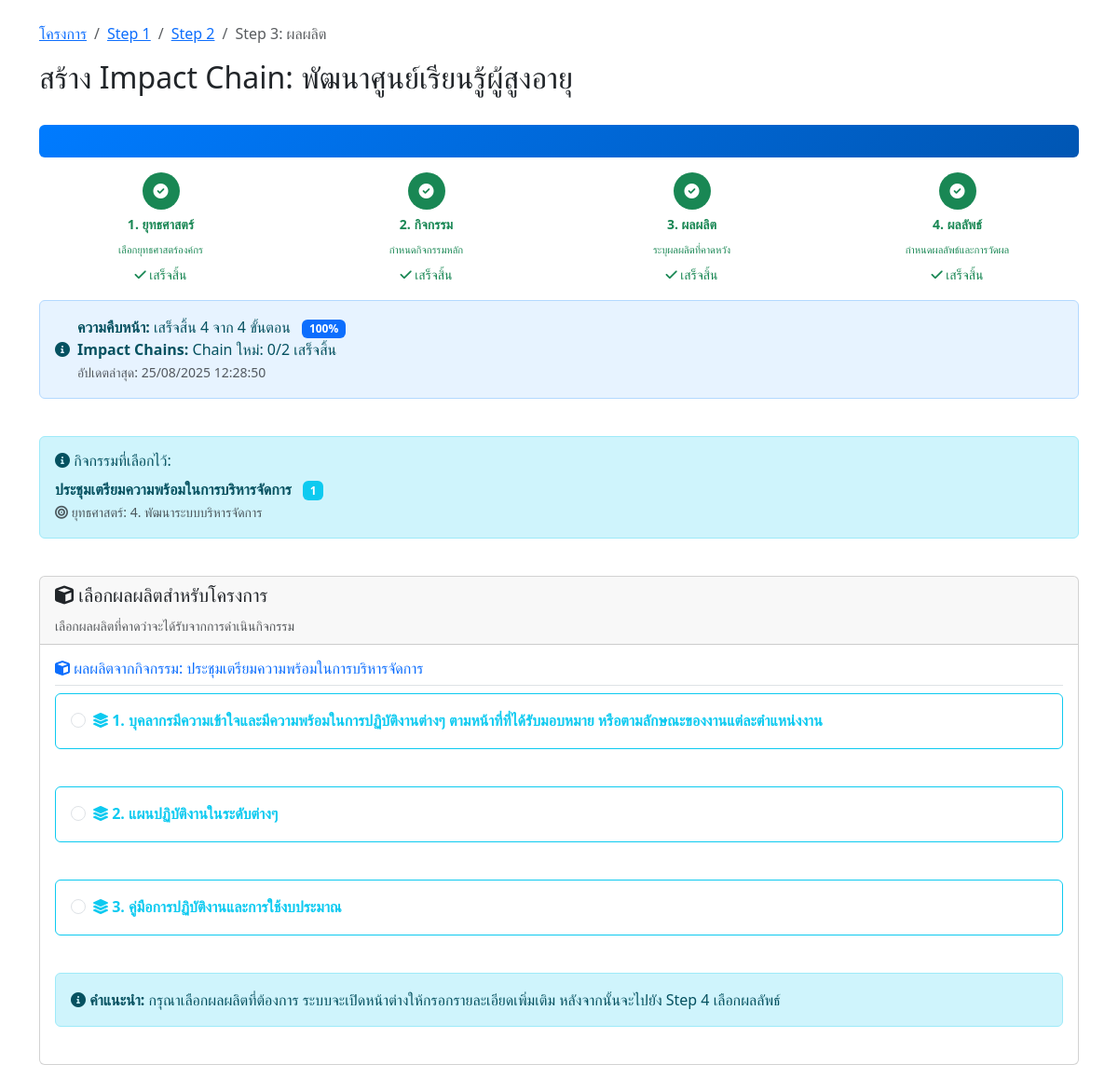
Screenshot of /impact-chain/step3-output.php?project_id=2&chain_id=40 (signed in) with the database file from the repository.
### tables this page shows
CREATE TABLE `projects` (
  `id` int(11) NOT NULL,
  `project_code` varchar(50) NOT NULL COMMENT 'รหัสโครงการ',
  `name` varchar(500) NOT NULL COMMENT 'ชื่อโครงการ',
  `description` text DEFAULT NULL COMMENT 'รายละเอียดโครงการ',
  `objective` text DEFAULT NULL COMMENT 'วัตถุประสงค์โครงการ',
  `start_date` date DEFAULT NULL COMMENT 'วันที่เริ่มโครงการ',
  `end_date` date DEFAULT NULL COMMENT 'วันที่สิ้นสุดโครงการ',
  `budget` decimal(15,2) DEFAULT NULL COMMENT 'งบประมาณ',
  `organization` varchar(300) DEFAULT NULL COMMENT 'หน่วยงาน/องค์กร',
  `project_manager` varchar(200) DEFAULT NULL COMMENT 'ผู้จัดการโครงการ',
  `status` enum('incompleted','completed') DEFAULT 'incompleted' COMMENT 'สถานะโครงการ',
  `created_by` varchar(100) DEFAULT NULL COMMENT 'ผู้สร้าง',
  `created_at` timestamp NOT NULL DEFAULT current_timestamp(),
  `updated_at` timestamp NOT NULL DEFAULT current_timestamp() ON UPDATE current_timestamp(),
  `impact_chain_status` longtext DEFAULT NULL CHECK (json_valid(`impact_chain_status`)),
  `total_impact_chains` int(11) DEFAULT 0 COMMENT 'จำนวน Impact Chain ทั้งหมด',
  `current_chain_id` int(11) DEFAULT NULL COMMENT 'Impact Chain ที่กำลังทำอยู่'
);

CREATE TABLE `impact_chains` (
  `id` int(11) NOT NULL,
  `project_id` int(11) NOT NULL,
  `chain_name` varchar(500) NOT NULL COMMENT 'ชื่อ Impact Chain (ใช้ชื่อกิจกรรม)',
  `activity_id` int(11) NOT NULL COMMENT 'กิจกรรมหลักของ Chain นี้',
  `sequence_order` int(11) DEFAULT 1 COMMENT 'ลำดับการสร้าง',
  `status` enum('active','inactive') DEFAULT 'active',
  `created_by` varchar(50) NOT NULL,
  `created_at` timestamp NOT NULL DEFAULT current_timestamp(),
  `updated_at` timestamp NOT NULL DEFAULT current_timestamp() ON UPDATE current_timestamp()
);

CREATE TABLE `activities` (
  `activity_id` int(11) NOT NULL,
  `strategy_id` int(11) NOT NULL,
  `activity_code` varchar(20) NOT NULL,
  `activity_name` varchar(500) NOT NULL,
  `activity_description` text DEFAULT NULL
);

CREATE TABLE `strategies` (
  `strategy_id` int(11) NOT NULL,
  `strategy_code` varchar(50) NOT NULL,
  `strategy_name` varchar(255) NOT NULL,
  `description` text DEFAULT NULL,
  `created_at` timestamp NOT NULL DEFAULT current_timestamp()
);

CREATE TABLE `outputs` (
  `output_id` int(11) NOT NULL,
  `activity_id` int(11) NOT NULL,
  `output_sequence` varchar(10) DEFAULT NULL,
  `output_description` text NOT NULL,
  `target_details` text DEFAULT NULL
);

### impact-chain/step3-output.php (the view, shortened to what this page needs)
<?php
require_once '../config.php';
require_once '../includes/progress_bar.php';
$project_id = isset($_GET['project_id']) ? (int)$_GET['project_id'] : 0;
$chain_id = isset($_GET['chain_id']) ? (int)$_GET['chain_id'] : 0;
$user_id = $_SESSION['user_id'];
$check_query = "SELECT * FROM projects WHERE id = ? AND created_by = ?";
$check_stmt = mysqli_prepare($conn, $check_query);
mysqli_stmt_bind_param($check_stmt, 'is', $project_id, $user_id);
mysqli_stmt_execute($check_stmt);
$project_result = mysqli_stmt_get_result($check_stmt);
$project = mysqli_fetch_assoc($project_result);
$selected_activity = null;
if ($chain_id > 0) {
    $activity_query = "SELECT ic.activity_id, a.activity_name, a.activity_code, a.activity_description, s.strategy_id, s.strategy_name
                       FROM impact_chains ic
                       JOIN activities a ON ic.activity_id = a.activity_id
                       JOIN strategies s ON a.strategy_id = s.strategy_id
                       WHERE ic.id = ?";
    $activity_stmt = mysqli_prepare($conn, $activity_query);
    mysqli_stmt_bind_param($activity_stmt, 'i', $chain_id);
}
mysqli_stmt_execute($activity_stmt);
$activity_result = mysqli_stmt_get_result($activity_stmt);
if (mysqli_num_rows($activity_result) > 0) {
    $selected_activity = mysqli_fetch_assoc($activity_result);
}
$activity_id = $selected_activity['activity_id'];
$outputs_query = "SELECT o.*, a.activity_name, s.strategy_name
                  FROM outputs o
                  JOIN activities a ON o.activity_id = a.activity_id
                  JOIN strategies s ON a.strategy_id = s.strategy_id
                  WHERE o.activity_id = ?
                  ORDER BY o.output_sequence ASC, o.output_id ASC";
$outputs_stmt = mysqli_prepare($conn, $outputs_query);
mysqli_stmt_bind_param($outputs_stmt, 's', $activity_id);
mysqli_stmt_execute($outputs_stmt);
$outputs_result = mysqli_stmt_get_result($outputs_stmt);
$outputs = mysqli_fetch_all($outputs_result, MYSQLI_ASSOC);
$selected_output_ids = [];
$grouped_outputs = [];
foreach ($outputs as $output) {
    $sequence = $output['output_sequence'];
    if (strpos($sequence, '.') === false) {
        $grouped_outputs[$sequence]['main'] = $output;
    } else {
        $main_sequence = explode('.', $sequence)[0];
        $grouped_outputs[$main_sequence]['sub'][] = $output;
    }
}
ksort($grouped_outputs);
?>
<!DOCTYPE html>
<html lang="th">
<head>
    <link href="https://cdn.jsdelivr.net/npm/bootstrap@5.3.0/dist/css/bootstrap.min.css" rel="stylesheet">
    <link href="https://cdnjs.cloudflare.com/ajax/libs/font-awesome/6.0.0/css/all.min.css" rel="stylesheet">
</head>
<body>
    <div class="container mt-4">
        <div class="row mb-4">
            <div class="col-12">
                <nav aria-label="breadcrumb">
                    <ol class="breadcrumb">
                        <li class="breadcrumb-item"><a href="../project-list.php">โครงการ</a></li>
                        <li class="breadcrumb-item"><a href="step1-strategy.php?project_id=<?php echo $project_id; ?>">Step 1</a></li>
                        <li class="breadcrumb-item"><a href="step2-activity.php?project_id=<?php echo $project_id; ?><?php echo ($chain_id > 0 ? '&new_chain=1' : ''); ?>">Step 2</a></li>
                        <li class="breadcrumb-item active">Step 3: ผลผลิต</li>
                    </ol>
                </nav>
                <h2>สร้าง Impact Chain: <?php echo htmlspecialchars($project['name']); ?></h2>
            </div>
        </div>
        <div class="row mb-4">
            <div class="col-12">
                <div class="alert alert-info">
                    <h6><i class="fas fa-info-circle"></i> กิจกรรมที่เลือกไว้:</h6>
                    <div class="mb-0">
                        <strong><?php echo htmlspecialchars($selected_activity['activity_name']); ?></strong>
                        <span class="badge bg-info ms-2"><?php echo htmlspecialchars($selected_activity['activity_code']); ?></span>
                        <br>
                        <small class="text-muted">
                            <i class="fas fa-bullseye"></i> ยุทธศาสตร์: <?php echo $selected_activity['strategy_id']; ?>. <?php echo htmlspecialchars($selected_activity['strategy_name']); ?>
                        </small>
                    </div>
                </div>
            </div>
        </div>
        <div class="row">
            <div class="col-12">
                <div class="card">
                    <div class="card-header">
                        <h5><i class="fas fa-cube"></i> เลือกผลผลิตสำหรับโครงการ</h5>
                        <small class="text-muted">เลือกผลผลิตที่คาดว่าจะได้รับจากการดำเนินกิจกรรม</small>
                    </div>
                    <div class="card-body">
                        <?php if (empty($outputs)): ?>
                            <div class="alert alert-warning">
                                <i class="fas fa-exclamation-triangle"></i> ไม่พบข้อมูลผลผลิตที่เกี่ยวข้องกับกิจกรรมที่เลือก
                            </div>
                            <div class="d-flex justify-content-between">
                                <button type="button" class="btn btn-outline-secondary btn-sm" onclick="goBack()">
                                    <i class="fas fa-arrow-left"></i> ย้อนกลับไปเลือกกิจกรรม
                                </button>
                                <button type="button" class="btn btn-success btn-sm" onclick="goToImpactPathway()">
                                    <i class="fas fa-check-circle"></i> เสร็จสิ้นและไป Impact Pathway
                                </button>
                            </div>
                        <?php else: ?>
                            <div class="mb-4">
                                <h6 class="text-primary border-bottom pb-2">
                                    <i class="fas fa-cube"></i> ผลผลิตจากกิจกรรม: <?php echo htmlspecialchars($selected_activity['activity_name']); ?>
                                </h6>
                                <?php
                                foreach ($grouped_outputs as $main_sequence => $group):
                                ?>
                                    <?php if (isset($group['main'])): ?>
                                        <div class="mb-4">
                                            <div class="row">
                                                <div class="col-12 mb-3">
                                                    <div class="card border-info output-card <?php echo in_array($group['main']['output_id'], $selected_output_ids) ? 'border-primary selected' : ''; ?>">
                                                        <div class="card-body">
                                                            <div class="form-check">
                                                                <input class="form-check-input" type="radio"
                                                                    name="selected_output" value="<?php echo $group['main']['output_id']; ?>"
                                                                    id="output_<?php echo $group['main']['output_id']; ?>"
                                                                    data-output-description="<?php echo htmlspecialchars($group['main']['output_description']); ?>"
                                                                    <?php echo in_array($group['main']['output_id'], $selected_output_ids) ? 'checked' : ''; ?>>
                                                                <label class="form-check-label fw-bold text-info" for="output_<?php echo $group['main']['output_id']; ?>">
                                                                    <i class="fas fa-layer-group"></i> <?php echo $group['main']['output_sequence']; ?>. <?php echo htmlspecialchars($group['main']['output_description']); ?>
                                                                </label>
                                                            </div>
                                                        </div>
                                                    </div>
                                                </div>
                                            </div>
                                        </div>
                                    <?php endif; ?>
                                <?php endforeach; ?>
                                <div class="alert alert-info mt-4">
                                    <i class="fas fa-info-circle"></i>
                                    <strong>คำแนะนำ:</strong> กรุณาเลือกผลผลิตที่ต้องการ ระบบจะเปิดหน้าต่างให้กรอกรายละเอียดเพิ่มเติม หลังจากนั้นจะไปยัง Step 4 เลือกผลลัพธ์
                                </div>
                            </div>
                        <?php endif; ?>
                    </div>
                </div>
            </div>
        </div>
    </div>
</body>
</html>

### impact-chain/step3-output.php (style rules this page uses)
.output-card { cursor: pointer; transition: all 0.3s ease; }

### rows the page displays
projects: name "พัฒนาศูนย์เรียนรู้ผู้สูงอายุ"
impact_chains: activity.activity_name "ประชุมเตรียมความพร้อมในการบริหารจัดการ", activity.activity_code "1", strategies.strategy_id "4", strategies.strategy_name "พัฒนาระบบบริหารจัดการ"
outputs: output_id "☐ 1. บุคลากรมีความเข้าใจและมีควา", output_sequence "1", output_description "บุคลากรมีความเข้าใจและมีความพร้อมในการปฏิบัติงานต่างๆ ตามหน้าที่ที่ได้รับมอบหมาย หรือตามลักษณะของงานแต่ละตำแหน่งงาน"
outputs: output_id "☐ 2. แผนปฏิบัติงานในระดับต่างๆ", output_sequence "2", output_description "แผนปฏิบัติงานในระดับต่างๆ"
outputs: output_id "☐ 3. คู่มือการปฏิบัติงานและการใช", output_sequence "3", output_description "คู่มือการปฏิบัติงานและการใช้งบประมาณ"

### other values shown
$steps[$i]['name'] "ยุทธศาสตร์"
$steps[$i]['description'] "เลือกยุทธศาสตร์องค์กร"
$steps[$i]['name'] "กิจกรรม"
$steps[$i]['description'] "กำหนดกิจกรรมหลัก"
$steps[$i]['name'] "ผลผลิต"
$steps[$i]['description'] "ระบุผลผลิตที่คาดหวัง"
$steps[$i]['name'] "ผลลัพธ์"
$steps[$i]['description'] "กำหนดผลลัพธ์และการวัดผล"
$completed_count "4"
$progress_percentage "100"
$multi_status['multiple_chains']['completed_chains'] "0"
$multi_status['multiple_chains']['total_chains'] "2"
date('d/m/Y H:i:s', strtotime($status['last_updated'])) "25/08/2025 12:28:50"
